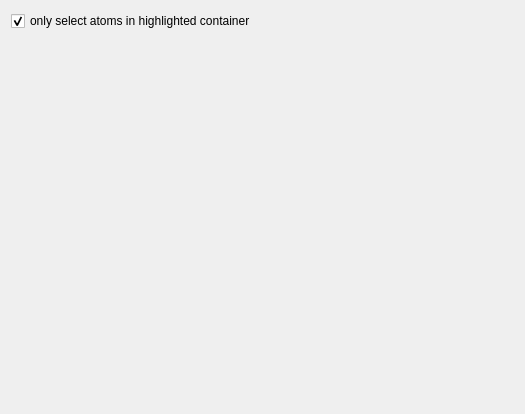
<?xml version="1.0" encoding="UTF-8"?>
<ui version="4.0">
 <class>EditSettingsData</class>
 <widget class="QWidget" name="EditSettingsData">
  <property name="geometry">
   <rect>
    <x>0</x>
    <y>0</y>
    <width>525</width>
    <height>414</height>
   </rect>
  </property>
  <property name="windowTitle">
   <string>Editing</string>
  </property>
  <layout class="QVBoxLayout" name="verticalLayout">
   <item>
    <widget class="QCheckBox" name="only_highlighted">
     <property name="text">
      <string>only select atoms in highlighted container</string>
     </property>
     <property name="checked">
      <bool>true</bool>
     </property>
    </widget>
   </item>
   <item>
    <spacer name="verticalSpacer">
     <property name="orientation">
      <enum>Qt::Vertical</enum>
     </property>
     <property name="sizeHint" stdset="0">
      <size>
       <width>20</width>
       <height>376</height>
      </size>
     </property>
    </spacer>
   </item>
  </layout>
 </widget>
 <layoutdefault spacing="6" margin="11"/>
 <includes>
  <include location="global">BALL_core/COMMON/global.h</include>
 </includes>
 <resources/>
 <connections/>
</ui>
